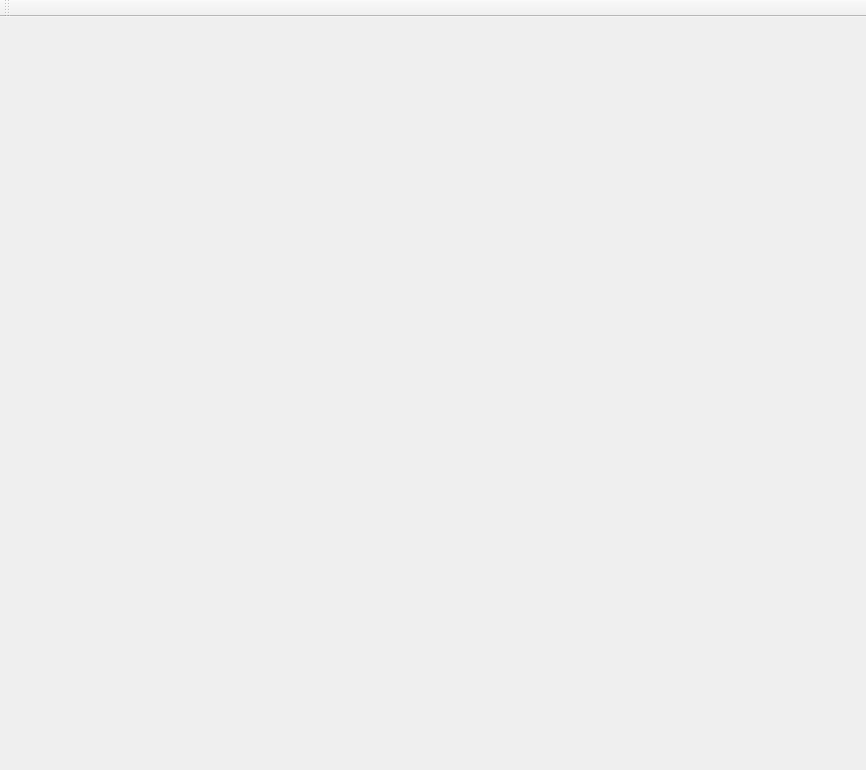
<?xml version="1.0" encoding="UTF-8"?>
<ui version="4.0">
 <class>MainWindow</class>
 <widget class="QMainWindow" name="MainWindow">
  <property name="geometry">
   <rect>
    <x>0</x>
    <y>0</y>
    <width>866</width>
    <height>770</height>
   </rect>
  </property>
  <property name="sizePolicy">
   <sizepolicy hsizetype="MinimumExpanding" vsizetype="MinimumExpanding">
    <horstretch>0</horstretch>
    <verstretch>0</verstretch>
   </sizepolicy>
  </property>
  <property name="minimumSize">
   <size>
    <width>866</width>
    <height>770</height>
   </size>
  </property>
  <property name="font">
   <font>
    <family>Trebuchet MS</family>
   </font>
  </property>
  <property name="windowTitle">
   <string>K6 Video Admin</string>
  </property>
  <property name="windowIcon">
   <iconset>
    <normaloff>logo.png</normaloff>logo.png</iconset>
  </property>
  <property name="toolButtonStyle">
   <enum>Qt::ToolButtonTextOnly</enum>
  </property>
  <widget class="QWidget" name="centralWidget">
   <property name="sizePolicy">
    <sizepolicy hsizetype="MinimumExpanding" vsizetype="MinimumExpanding">
     <horstretch>0</horstretch>
     <verstretch>0</verstretch>
    </sizepolicy>
   </property>
   <property name="minimumSize">
    <size>
     <width>836</width>
     <height>760</height>
    </size>
   </property>
   <layout class="QVBoxLayout" name="verticalLayout">
    <property name="spacing">
     <number>3</number>
    </property>
    <property name="margin">
     <number>3</number>
    </property>
   </layout>
  </widget>
  <widget class="QToolBar" name="tb">
   <property name="windowTitle">
    <string>toolBar</string>
   </property>
   <attribute name="toolBarArea">
    <enum>TopToolBarArea</enum>
   </attribute>
   <attribute name="toolBarBreak">
    <bool>false</bool>
   </attribute>
  </widget>
 </widget>
 <layoutdefault spacing="6" margin="11"/>
 <resources/>
 <connections/>
</ui>
